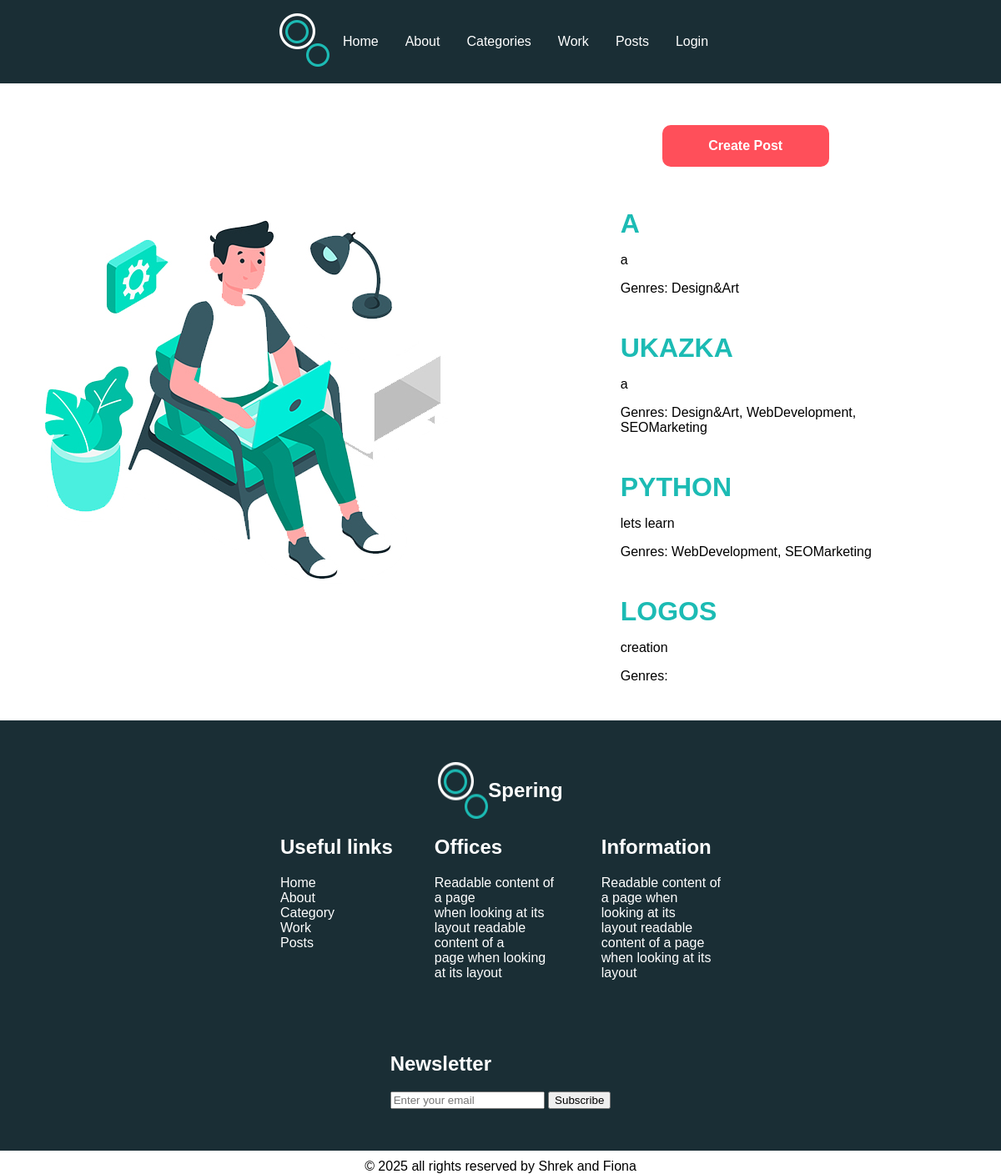
/posts/, run on an earlier commit of the app's database.
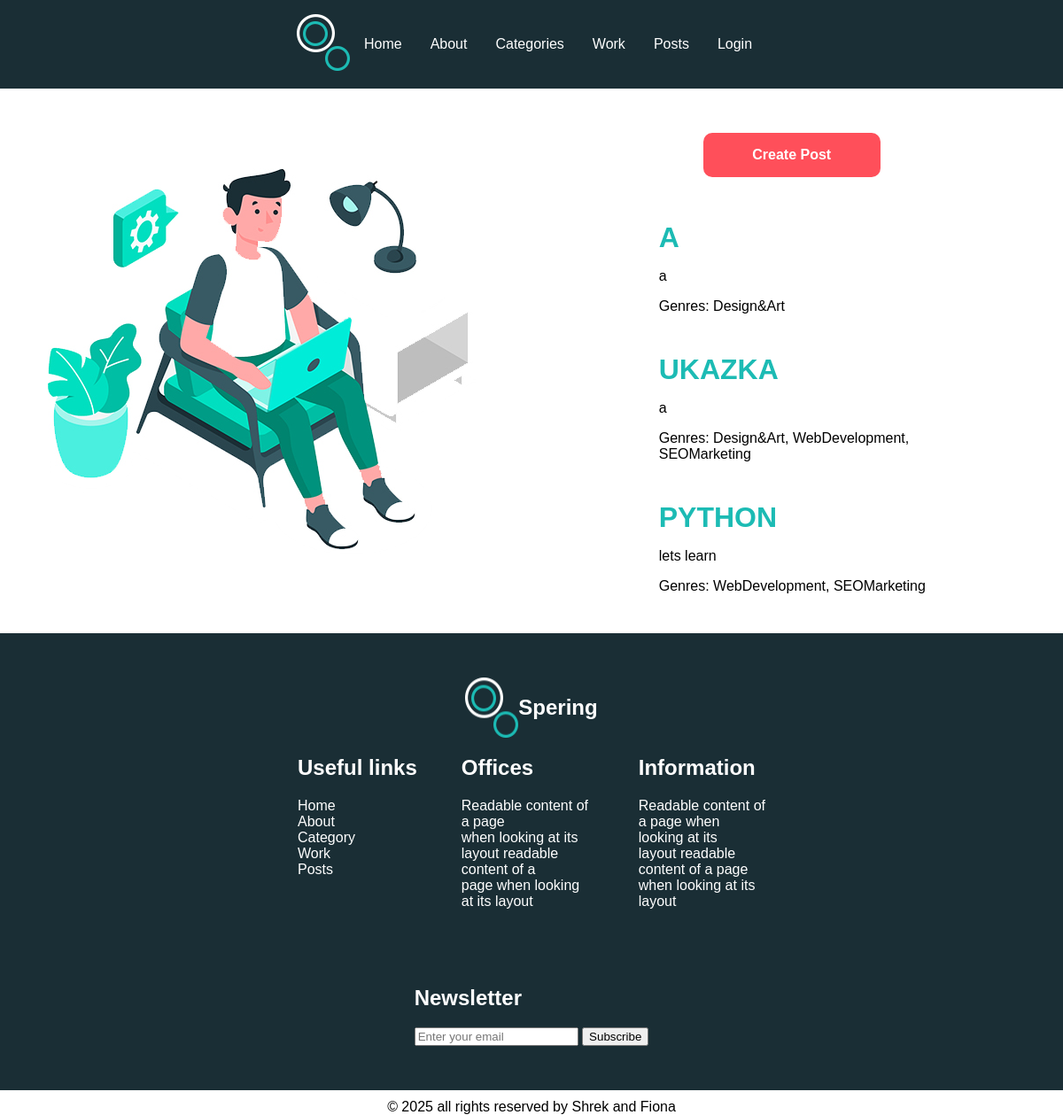
And on a later commit of the database.
### myApp/models.py (models this page shows, shortened)
class Post(models.Model):
    title = models.CharField(max_length=50)
    author_name = models.ForeignKey(User, on_delete=models.CASCADE)
    content = models.TextField(null=False, blank = False)
    created_at = models.DateTimeField(auto_now_add=True)
    update = models.DateTimeField(auto_now=True)
    genres = models.ManyToManyField(Genre)

class Genre(models.Model):
    name = models.CharField(max_length=15, unique=True)

### myApp/views.py (the view)
# urls.py: path('posts/', views.posts, name='posts'),
def posts(request):
	posted = Post.objects.all()
	context = {'posts': posted}
	return render(request, "myApp/posts.html", context)

### myApp/context_processors.py (called while the page is built)
def genres_processor(request):
    return {'genres': Genre.objects.all()}

### myApp/templates/myApp/posts.html (shortened to what this page needs)
{% load static %}
<!DOCTYPE html>
<html lang="en">
<head>
    <link rel="stylesheet" href="{% static 'style.css' %}">
</head>
<body>
<div class="grid-layout container">
    {% include 'myApp/header.html' %}
    <div class="sidebar">
        <img src="{% static 'images/experience-img.jpg' %}" class="image indexImage" alt="">
    </div>
    <div class="main">
        <div class="mainText">
            <div>
                <div class="btn">
                    <a href="{% url 'create_post' %}">Create Post </a>
                </div>
                {% for post in posts %}
                    <a class="postName" href="{% url 'post_detail' post.id %}">{{ post.title }}</a>
                    <p>{{ post.content }}</p>
                    <p>Genres: {% for genre in post.genres.all %}{{ genre.name }}{% if not forloop.last %}, {% endif %}{% endfor %}</p>
                    <pre> </pre>
                {% endfor %}
            </div>
        </div>
    </div>
{% include 'myApp/footer.html' %}
</div>
</body>
</html>

What changed in the data, as far as the page shows it:
removed Post: title "LOGOS", content "creation"
